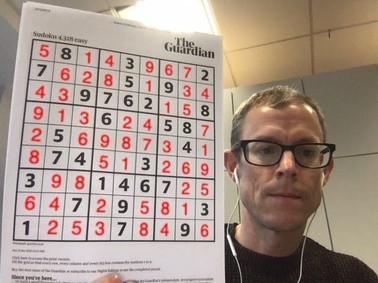
#> input picture Edge-Detection-filters_Abdelrahman18999/sudoko.jpg, 378 x 283 px, shrunk from 640 x 480 before the run, given in place of plat.jpg, which was not available
$ jupyter execute 'Edge Detection.ipynb'   (older library calls are emulated)   (text cells are left out)
#> lines starting #> are read from the running program, lines starting #| are printed output that depends on the picture; pictures that were not available may be replaced by others from this repository, and a replacement may not be noted
[cell 1]
import numpy as np
import cv2
from matplotlib import pyplot as plt
import os
img1 = '1.jpg'
img2 = '2.jpg'
img3 = '3.jpg'
img4 = '4.jpg'
img5 = '5jpg'
img6 = '6jpg'
img7 = '7.jpg'
img8 = '8.jpg'
img9 = '9.jpg'
img10 = '10.jpg'
img11 = 'plat.jpg'

path = img11             # UBAH PATH DISINI
path2 = img8
path3 = img11
filename = os.path.splitext(path)[0]
img = cv2.imread(path,0)
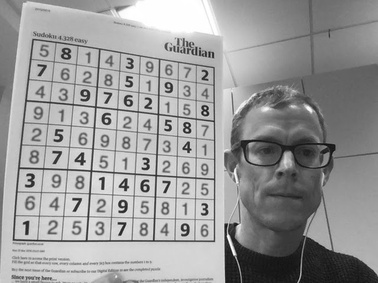
#> img: shape (283, 378); min 12, max 255, mean 154.4
img.shape
#> Out = (283, 378)

[cell 2]
sobelx = cv2.Sobel(img,-1,1,0,ksize=5) # Image , DDepth = -1 (uint8) would be the result
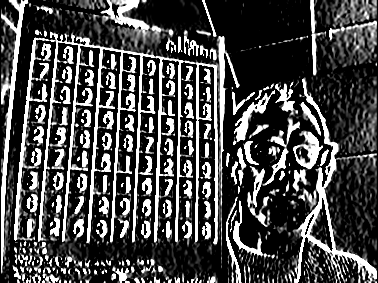
#> sobelx: shape (283, 378); min 0, max 255, mean 73.5
                                        # Caution : you may need to try cv2.CV_64F for negative values to be considered
                                        # Black to white and White to Black Both would appear.
sobely = cv2.Sobel(img,-1,0,1,ksize=5) # 1 , 0  for dx   and  0 , 1 for dy
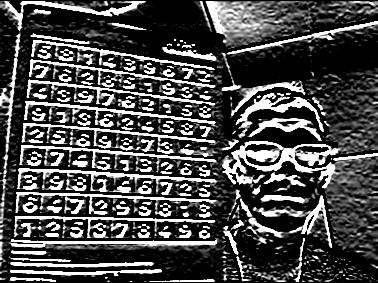
#> sobely: shape (283, 378); min 0, max 255, mean 74.9

plt.figure(figsize=(16, 12))

plt.subplot(1,3,1),plt.imshow(img,cmap = 'gray')
plt.title('Original'), plt.xticks([]), plt.yticks([])
plt.subplot(1,3,2),plt.imshow(sobelx,cmap = 'gray')
plt.title('Sobel X'), plt.xticks([]), plt.yticks([])
plt.subplot(1,3,3),plt.imshow(sobely,cmap = 'gray')
plt.title('Sobel Y'), plt.xticks([]), plt.yticks([])
output_sobel = 'output/'+filename+'_sobel.jpg'
plt.savefig(output_sobel,bbox_inches = 'tight', pad_inches = 0.1)
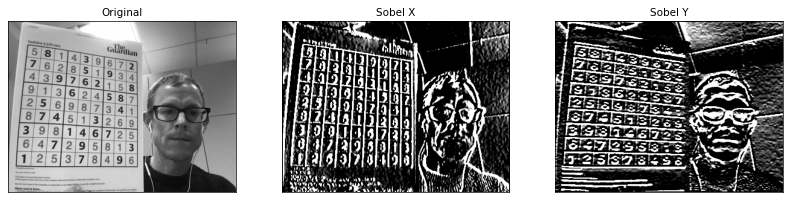
#> figure drawn by matplotlib, 3 panels
plt.show()

[cell 3]
# img = cv2.imread('E://Computer Vision//Data//sudoko.jpg',0)
img = cv2.imread(path,0)

scharrx = cv2.Scharr(img, -1,1,0,5)  # img ,ddepth, dx , dy, kernel
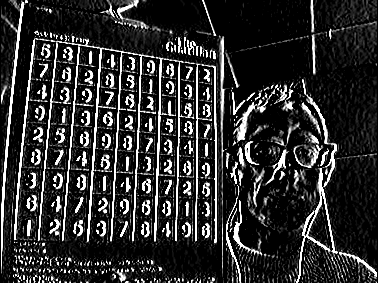
#> scharrx: shape (283, 378); min 0, max 255, mean 47.2
scharry = cv2.Scharr(img, -1,0,1,5)
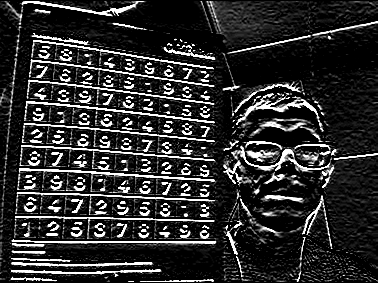
#> scharry: shape (283, 378); min 0, max 255, mean 46.4
plt.figure(figsize=(16, 12))

plt.subplot(1,3,1),plt.imshow(img,cmap = 'gray')
plt.title('Original'), plt.xticks([]), plt.yticks([])
plt.subplot(1,3,2),plt.imshow(scharrx,cmap = 'gray')
plt.title('Scharr X'), plt.xticks([]), plt.yticks([])
plt.subplot(1,3,3),plt.imshow(scharry,cmap = 'gray')
plt.title('Scharr Y'), plt.xticks([]), plt.yticks([])
output_scharr = 'output/'+filename+'_scharr.jpg'
plt.savefig(output_scharr,bbox_inches = 'tight', pad_inches = 0.1)
plt.show()

[cell 4]
# img = cv2.imread('E://Computer Vision//Data//sudoko.jpg',0)
img = cv2.imread(path,0)
laplacian = cv2.Laplacian(img, -1,ksize=3)  # img , ddepth , kernel
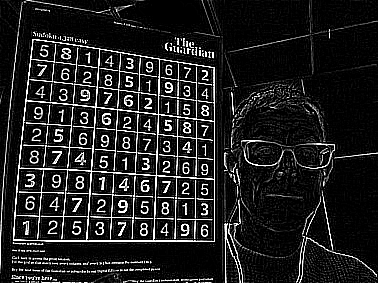
#> laplacian: shape (283, 378); min 0, max 255, mean 32.6
plt.figure(figsize=(16, 12))

plt.subplot(1,2,1),plt.imshow(img,cmap = 'gray')
plt.title('Original'), plt.xticks([]), plt.yticks([])
plt.subplot(1,2,2),plt.imshow(laplacian,cmap = 'viridis')
plt.title('Laplacian'), plt.xticks([]), plt.yticks([])
output_laplacian = 'output/'+filename+'_laplacian.jpg'
plt.savefig(output_laplacian,bbox_inches = 'tight', pad_inches = 0.1)
plt.show()

[cell 5]
# img = cv2.imread('E://Computer Vision//Data//sudoko.jpg',0)
img = cv2.imread(path,0)
edges = cv2.Canny(img,160,190) # image , min threshold , max threshold
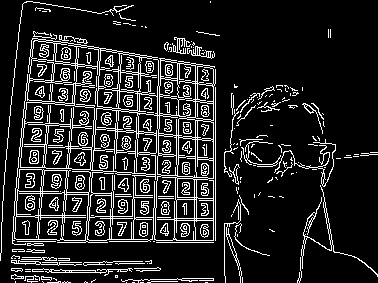
#> edges: shape (283, 378); 14.2% white in thin lines or dots
plt.figure(figsize=(16, 12))

plt.subplot(121),plt.imshow(img,cmap = 'gray')
plt.suptitle('')
plt.title('Original Image'), plt.xticks([]), plt.yticks([])
plt.subplot(122),plt.imshow(edges,cmap = 'gray')
plt.title('Edge Image'), plt.xticks([]), plt.yticks([])
# plt.subplot(124),plt.imshow(edges,cmap = 'gray')
# plt.title('Edge Image Colored'), plt.xticks([]), plt.yticks([])
output_canny = 'output/'+filename+'_canny.jpg'
plt.savefig(output_canny,bbox_inches = 'tight', pad_inches = 0.1)
plt.show()

[cell 6]
# img = cv2.imread('E://Computer Vision//Data//car.jpg',0)
img = cv2.imread(path,0)
edges = cv2.Canny(img,100,200)
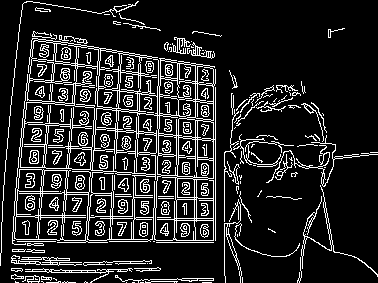
#> edges: shape (283, 378); 14.8% white in thin lines or dots
plt.figure(figsize=(16, 12))

plt.subplot(121),plt.imshow(img,cmap = 'gray')
plt.title('Original Image'), plt.xticks([]), plt.yticks([])
plt.subplot(122),plt.imshow(edges,cmap = 'gray')
plt.title('Edge Image'), plt.xticks([]), plt.yticks([])
plt.show()
